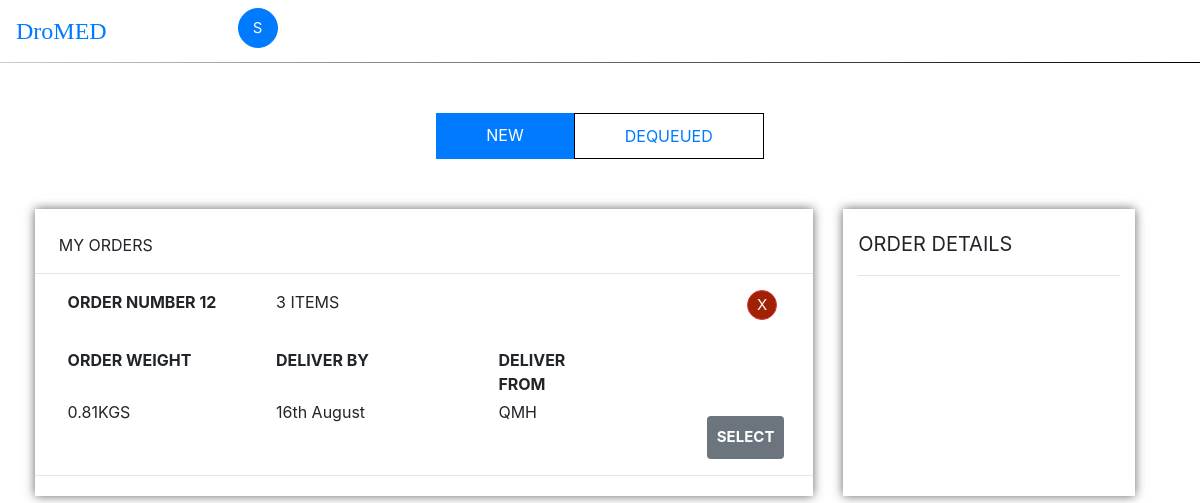
Before: /newWP/ with the older database file.
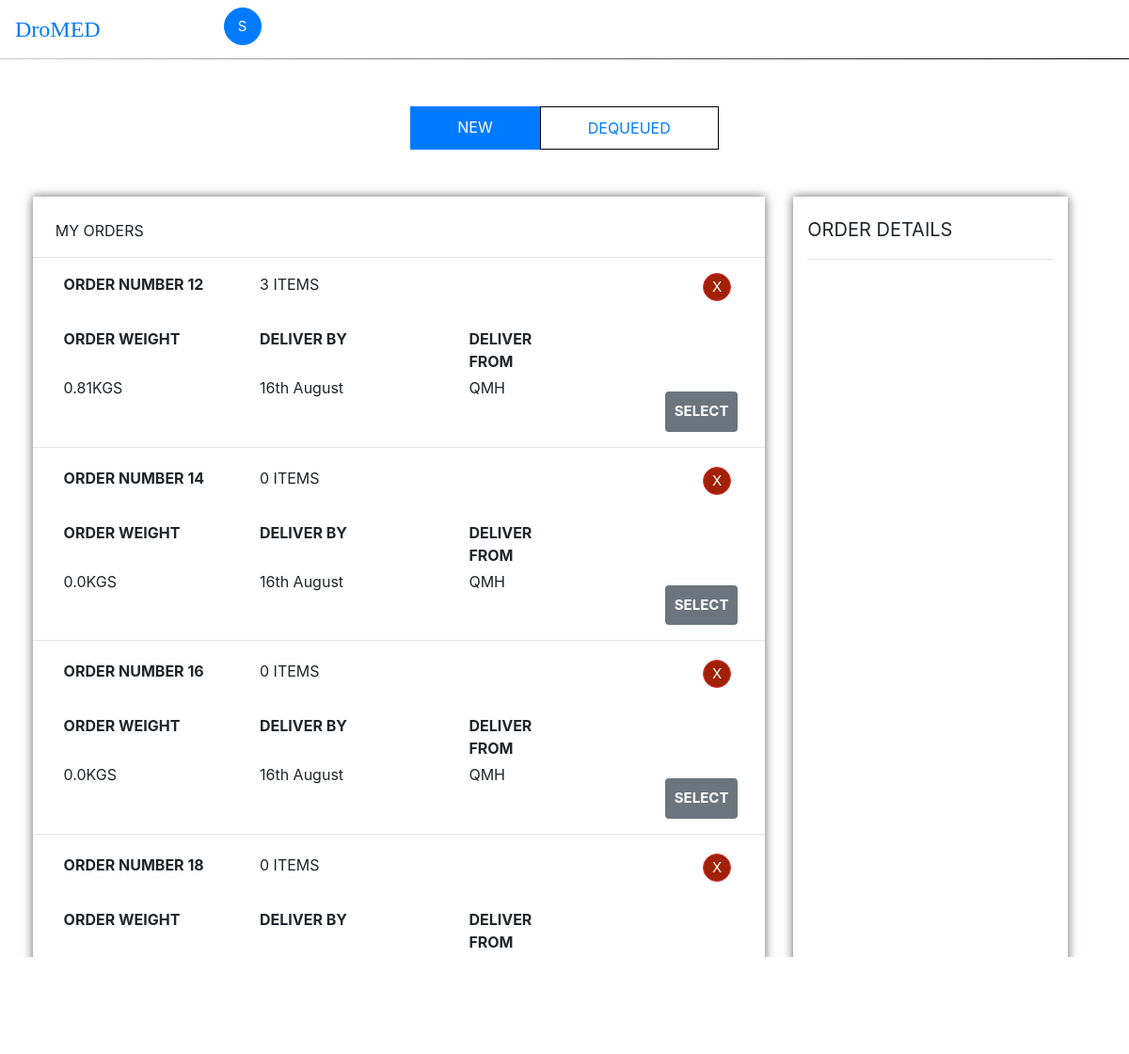
After: the same page with the newer database file.
### db/models.py (models this page shows, shortened)
class Order(models.Model):
    U = "High"
    I = "Medium"
    L = "Low"
    PRIORITY_SET = (
    (U, 'High'),
    (I, 'Medium'),
    (L, 'Low')
    )
    ORDER_STATUS = (
    ('QFP', 'Queued for Processing'),
    ('PBW', 'Processing by Warehouse'),
    ('QFD', 'Queued for Dispatch'),
    ('DIS', 'Dispatched'),
    ('DEL', 'Delivered'))
    TYPE_SET = (
    ('N', 'New'),
    ('D', 'Dequeued'))
    lastorder = 0
    orderNo = models.IntegerField()
    assigned = models.BooleanField(default = False)
    priority = models.CharField(max_length=200, choices = PRIORITY_SET, default = U)
    orderStatus = models.CharField(max_length=200, choices = ORDER_STATUS, default = 'QFP')
    weight = models.FloatField(blank = True, null = True)
    datetime= models.DateField(blank = True, null = True)
    noOfItems = models.IntegerField(blank = True, null = True)
    orderType = models.CharField(max_length=200, choices = TYPE_SET, default = 'N')
    clinicManager_location = models.ForeignKey(ClinicLocation, null = True, blank = True, on_delete=models.SET_NULL)
    deliveryNo = models.ForeignKey(Delivery, on_delete=models.SET_NULL, blank = True, null = True)

### db/views.py (the view)
# urls.py: path('newWP/', views.new_WP, name = 'newWP'),
def new_WP(request):
    context_object_name = 'Order'
    objects = Order.objects.all()
    context = {
        'Order': objects,
    }
    return render(request, 'db/newWP.html', context)

### db/templates/db/newWP.html (shortened to what this page needs)
{% extends "db/base.html" %}
{% block content %}
{% load static %}
    <div class="row">
      <div class="col-md-4 col-sm-4 col-xs-4"></div>
      <div class="col-md-4 col-sm-4 col-xs-4">
        <ul class="nav nav-pills">
          <li class="active bg-primary"><a href="/" color = "white">NEW</a></li>
          <li><a href="/dequeueWP">DEQUEUED</a></li>
        </ul>
      </div>
      <div class="col-md-4 col-sm-4 col-xs-4"></div>
    </div>
    <div class="row justify-content-md-center ml-3 mr-3">
        <div class="col-md-8 col-sm-8 col-xs-8 pt-4 pl-0 pr-0 orders">
          <text class = "ml-4 mb-2">MY ORDERS</text>
          <hr>
          {% for order in Order%}
            {% if order.orderStatus == 'QFP' %}
          <div class = "row justify-content-md-center mb-1" id = 'Order{{order.orderNo}}'>
            <div class="col-md-12 col-sm-12 col-xs-12">
              <div class="row justify-content-md-center mb-1 ml-1">
                <div class="col-md-3 col-sm-3 col-xs-3 pl-1 ml-2">
                  <strong>ORDER NUMBER {{order.orderNo}}</strong>
                </div>
                <div class = "col-md-3 col-sm-3 col-xs-3">
                  {{order.noOfItems}} ITEMS
                </div>
                <div class = "col-md-3 col-sm-3 col-xs-3">
                </div>
                <div class="col-md-2 col-sm-2 col-xs-2 pl-5 ml-4 text-center">
                <button type = "button" class = "btn btn-default btn-danger btn-circle crossorder" style = "background-color:#A02104;" id = '{{order.orderNo}}' onclick="dequeue(this.id)">
                  X
                </button>
                </div>
              </div>
            <div class="row justify-content-md-center pt-4 ml-1">
                <div class="col-md-3 col-sm-3 col-xs-3 pl-1 ml-2">
                  <strong>ORDER WEIGHT</strong>
                </div>
                <div class = "col-md-3 col-sm-3 col-xs-3">
                  <strong>DELIVER BY</strong>
                </div>
                <div class="col-md-2 col-sm-2 col-xs-2 pl-3 ml-4">
                  <strong>DELIVER FROM</strong>
                </div>
                <div class = "col-md-3 col-sm-3 col-xs-3">
                </div>
            </div>
            <div class="row justify-content-md-center mb-2 pt-1 ml-1">
                <div class="col-md-3 col-sm-3 col-xs-3 pl-1 ml-2">
                  {{order.weight}}KGS
                </div>
                <div class = "col-md-3 col-sm-3 col-xs-3">
                  16th August
                </div>
                <div class="col-md-3 col-sm-3 col-xs-3 pl-3 ml-4">
                  QMH
                </div>
                <div class = "col-md-2 col-sm-2 col-xs-2 pt-3 text-center" >
                  <button class = "btn btn-secondary" style = "border:0;font-size: 15px;padding:10px;" onclick="myFunction(this.id,'{{order.orderStatus}}','{{order.priority}}','{{order.clinicManager_location.clinicLocation}}')" id = "{{order.orderNo}}"><strong>SELECT</strong></button>
                </div>
            </div>
            <hr>
          </div>
        </div>
      {% endif %}
    {% endfor %}
    </div>
    <div class="col-md-3 col-sm-3 col-xs-3 orderdetails" id = "orderdetails">
      <div style = "padding-top: 20px;font-size: 20px;">ORDER DETAILS</div>
      <hr>
      <div id= "append"  style = "padding: 5px 10px 5px 10px;margin-bottom: 20px;"></div>
    </div>
  </div>
{% endblock content %}

Changed rows visible on the page:
added Order: orderNo "14", noOfItems "0", weight "0.0"
added Order: orderNo "16", noOfItems "0", weight "0.0"
added Order: orderNo "18", noOfItems "0"
